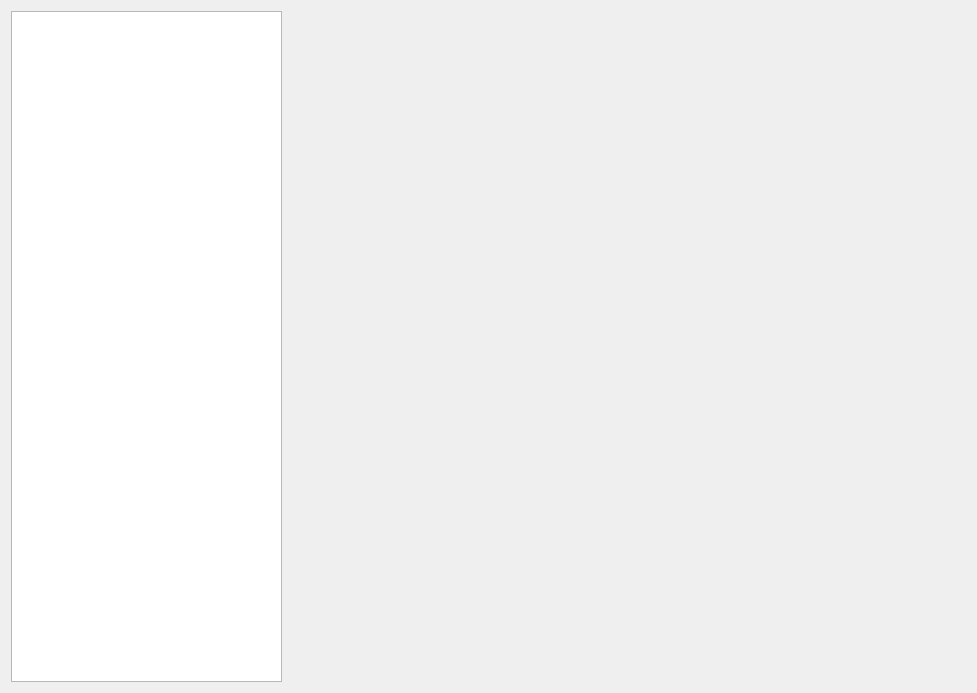
<?xml version="1.0" encoding="UTF-8"?>
<ui version="4.0">
 <class>GroupWgt</class>
 <widget class="QWidget" name="GroupWgt">
  <property name="geometry">
   <rect>
    <x>0</x>
    <y>0</y>
    <width>977</width>
    <height>693</height>
   </rect>
  </property>
  <property name="windowTitle">
   <string>Form</string>
  </property>
  <layout class="QHBoxLayout" name="horizontalLayout" stretch="2,5">
   <item>
    <layout class="QVBoxLayout" name="verticalLayout" stretch="10">
     <item>
      <widget class="QListWidget" name="GroupLstWgt">
       <property name="styleSheet">
        <string notr="true">QListWidget#GroupLstWgt::item{
	color:black;
	background-color:rgb(203,203,195);
}
QListWidget#GroupLstWgt::item:selected {
	background-color:gray;
}
QListWidget#GroupLstWgt::item:hover{
	background-color:lightgray;
}</string>
       </property>
      </widget>
     </item>
    </layout>
   </item>
   <item>
    <widget class="QStackedWidget" name="GroupSWgt"/>
   </item>
  </layout>
 </widget>
 <resources/>
 <connections/>
</ui>
